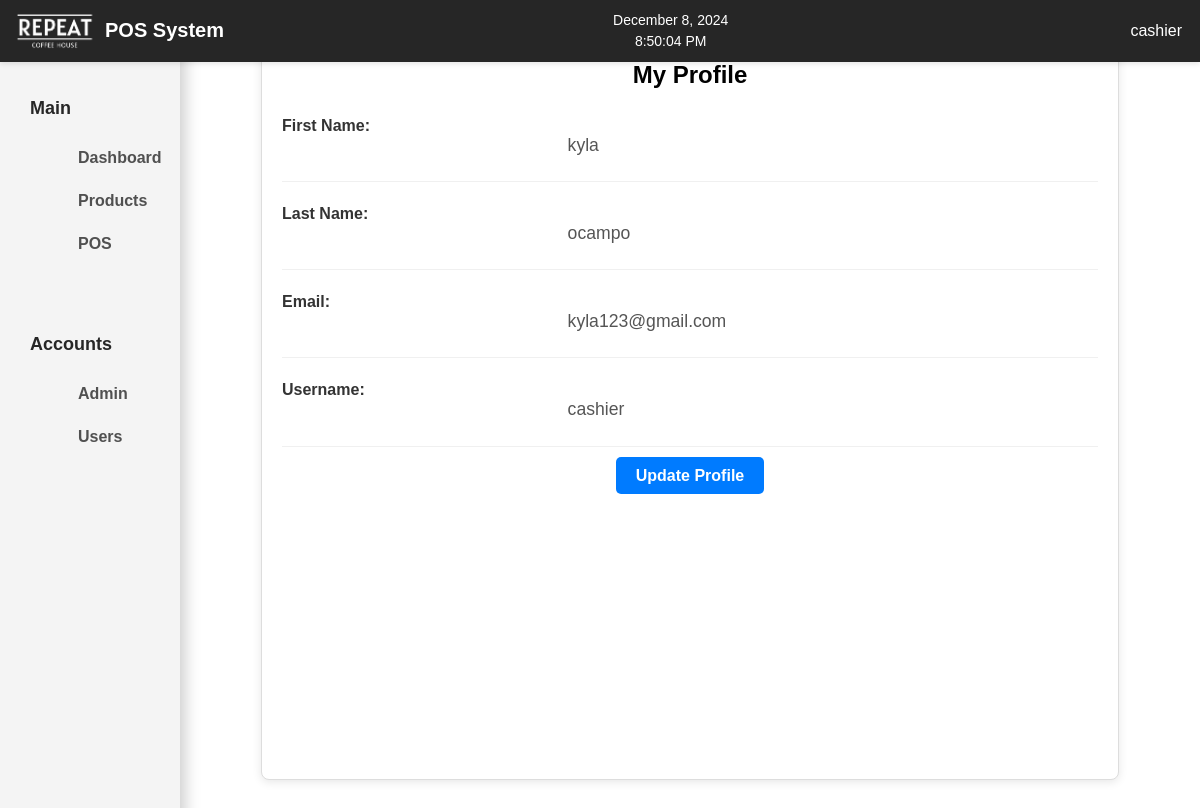
Before: /profilepage.php (signed in) with the older database file.
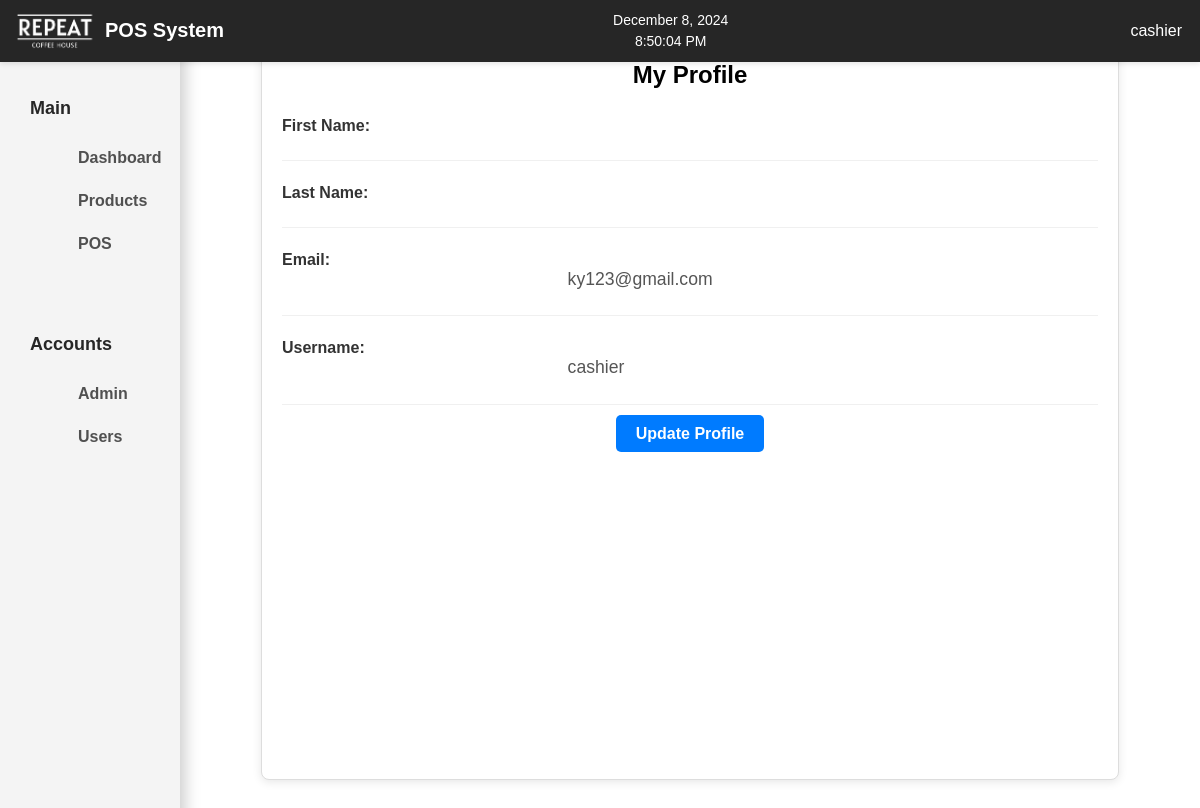
After: the same page with the newer database file.
### tables this page shows
CREATE TABLE `usertbl` (
  `id` int(11) NOT NULL,
  `firstname` varchar(100) NOT NULL,
  `lastname` varchar(100) NOT NULL,
  `email` varchar(255) NOT NULL,
  `username` varchar(100) NOT NULL,
  `password` varchar(255) NOT NULL,
  `isActive` tinyint(1) NOT NULL DEFAULT 1,
  `isAdmin` tinyint(1) NOT NULL DEFAULT 0
);

### profilepage.php (the view, shortened to what this page needs)
<?php
$conn = new mysqli('sql.freedb.tech', 'freedb_etheria2024', 'EXH$fvdNh78zv*J', 'freedb_rch_db');
$username = $_SESSION['username'];
$userType = $_SESSION['user_type'];
if ($userType === 'admin') {
    $query = $conn->prepare("SELECT * FROM admintbl WHERE username = ?");
} elseif ($userType === 'user') {
    $query = $conn->prepare("SELECT * FROM usertbl WHERE username = ?");
} else {
    echo "Error: Invalid user type.";
    exit;
}
$query->bind_param('s', $username);
$query->execute();
$result = $query->get_result();
if ($result->num_rows > 0) {
    $user = $result->fetch_assoc();
} else {
    echo "Error: User not found.";
    exit;
}
?>
<!DOCTYPE html>
<html lang="en">
<head>
    <link rel="stylesheet" href="styles.css">
</head>
<body>
    <?php include 'header.php'; ?>
    <?php include 'navbar.php'; ?>
    <?php include 'sidebar.php'; ?>
    <div class="profile-container">
    <h2>My Profile</h2>
    <div class="profile-field">
        <label>First Name:</label>
        <p><?php echo htmlspecialchars($user['firstname']); ?></p>
    </div>
    <div class="profile-field">
        <label>Last Name:</label>
        <p><?php echo htmlspecialchars($user['lastname']); ?></p>
    </div>
    <div class="profile-field">
        <label>Email:</label>
        <p><?php echo htmlspecialchars($user['email']); ?></p>
    </div>
    <div class="profile-field">
        <label>Username:</label>
        <p><?php echo htmlspecialchars($user['username']); ?></p>
    </div>
    <div class="profile-actions">
        <a href="update_profile.php" class="btn">Update Profile</a>
    </div>
</div>
    <?php include 'footer.php'; ?>
</body>
</html>

Changed rows visible on the page:
changed usertbl "cashier": email "kyla123@gmail.com" → "ky123@gmail.com"; firstname "kyla" → (not shown); lastname "ocampo" → (not shown)
